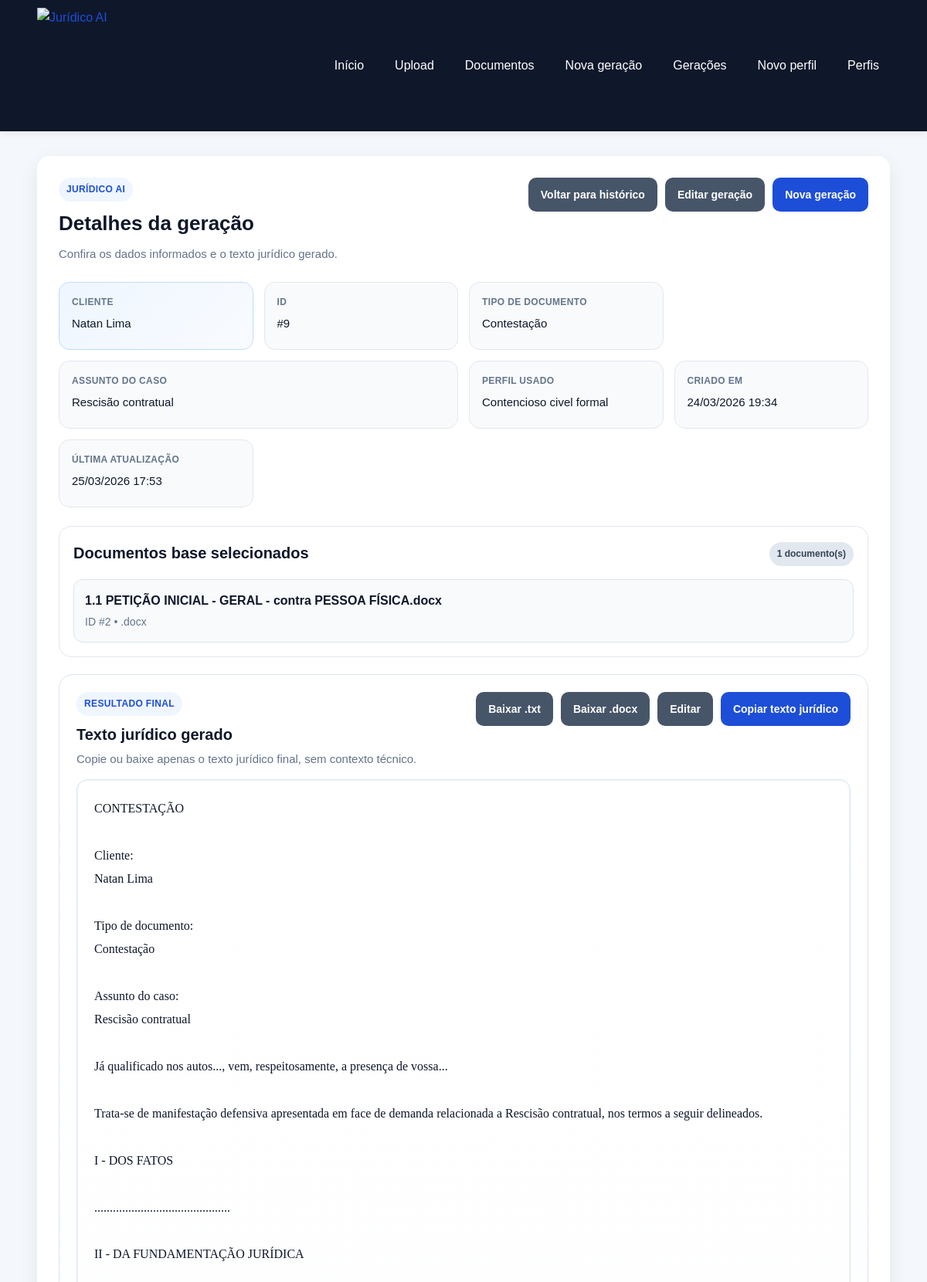
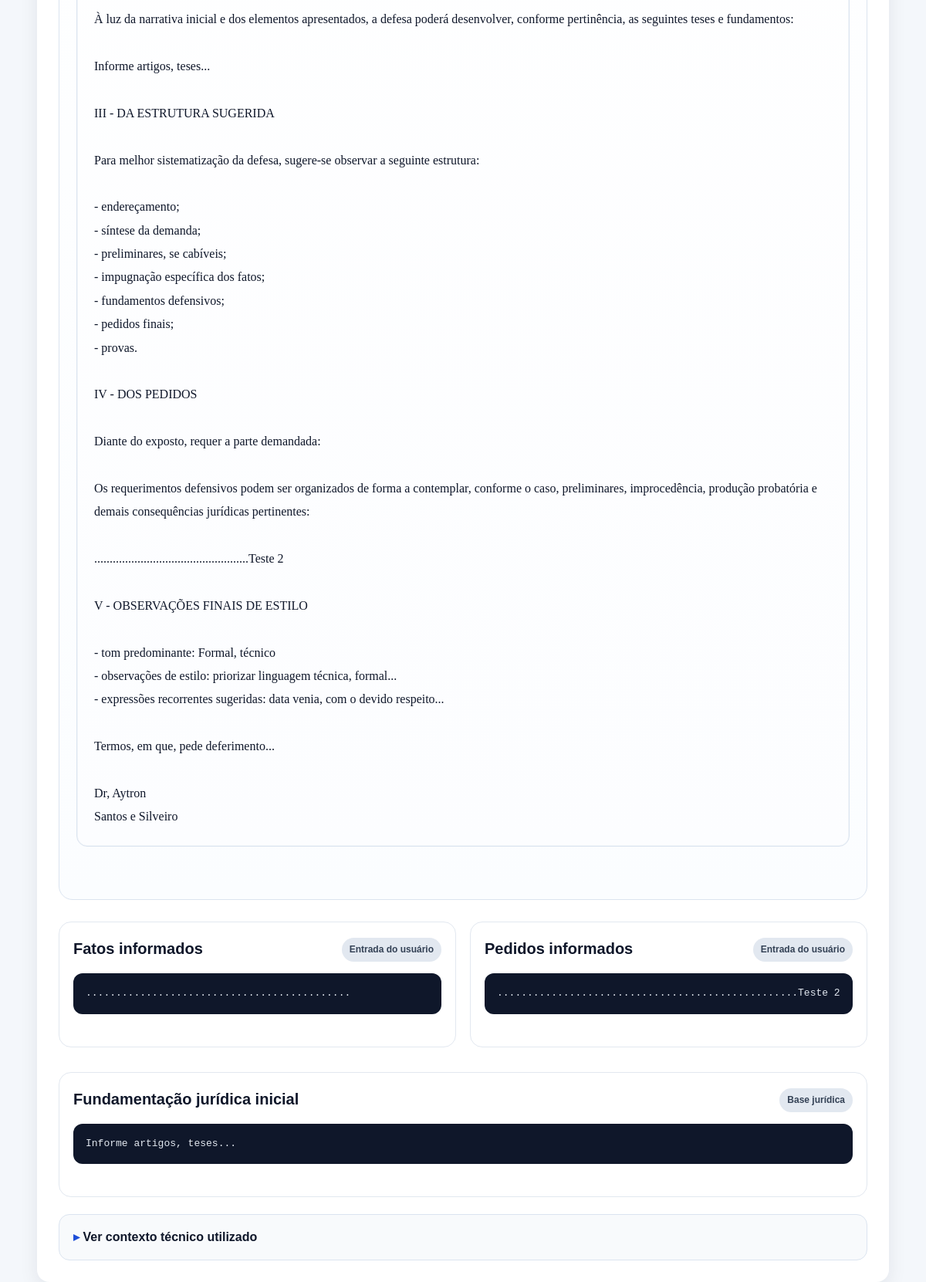
The page /generations/9 on the database its author committed (2 pictures, top to bottom).
### app/models/generation.py (models this page shows)
class Generation(Base):
    __tablename__ = "generations"
    id = Column(Integer, primary_key=True, index=True)
    client_name = Column(String(255), nullable=False)
    document_type = Column(String(255), nullable=False)
    case_subject = Column(String(255), nullable=False)
    facts = Column(Text, nullable=False)
    requests = Column(Text, nullable=False)
    legal_basis = Column(Text, nullable=True)
    context_used = Column(Text, nullable=False)
    generated_text = Column(Text, nullable=False)
    source_document_ids = Column(Text, nullable=True)
    writing_profile_id = Column(
        Integer,
        ForeignKey("writing_profiles.id"),
        nullable=True,
    )
    created_at = Column(
        DateTime,
        default=agora_brasil,
        nullable=False,
    )
    updated_at = Column(
        DateTime,
        default=agora_brasil,
        nullable=False,
    )
    writing_profile = relationship("WritingProfile")

### app/models/writing_profile.py (models this page shows)
class WritingProfile(Base):
    __tablename__ = "writing_profiles"
    id = Column(Integer, primary_key=True, index=True)
    profile_name = Column(String(150), nullable=False)
    lawyer_name = Column(String(150), nullable=True)
    office_name = Column(String(200), nullable=True)
    tone = Column(String(100), nullable=False, default="Formal")
    qualification_style = Column(
        Text,
        nullable=True,
        default="já qualificado(a) nos autos ou a ser devidamente qualificado(a)",
    )
    opening_phrase = Column(
        Text,
        nullable=True,
        default="vem, com o devido respeito, à presença de Vossa Excelência, apresentar a presente:",
    )
    closing_phrase = Column(
        Text,
        nullable=True,
        default="Termos em que,\nPede deferimento.",
    )
    request_intro = Column(
        Text,
        nullable=True,
        default="Diante do exposto, requer:",
    )
    legal_style_notes = Column(
        Text,
        nullable=True,
        default="Utilizar linguagem jurídica formal, objetiva e técnica.",
    )
    recurring_expressions = Column(
        Text,
        nullable=True,
        default="data venia; conforme entendimento jurisprudencial; nos termos da legislação aplicável",
    )
    is_active = Column(Boolean, default=False, nullable=False)
    created_at = Column(DateTime(timezone=True), server_default=func.now())

### app/models/document.py (models this page shows)
class Document(Base):
    __tablename__ = "documents"
    id = Column(Integer, primary_key=True, index=True)
    original_filename = Column(String(255), nullable=False)
    saved_filename = Column(String(255), nullable=False)
    file_path = Column(String(500), nullable=False)
    file_type = Column(String(20), nullable=False)
    extracted_text = Column(Text, nullable=False)
    created_at = Column(DateTime(timezone=True), server_default=func.now(), nullable=False)

### app/routers/generations.py (the view)
@router.get("/{generation_id}")
def generation_detail(
    generation_id: int,
    request: Request,
    db: Session = Depends(get_db),
):
    geracao = buscar_geracao_por_id(db, generation_id)
    if not geracao:
        raise HTTPException(status_code=404, detail="Geração não encontrada.")
    document_ids = desserializar_ids_documentos(geracao.source_document_ids)
    documentos_base = listar_documentos_por_ids(db, document_ids) if document_ids else []
    return templates.TemplateResponse(
        "generation_detail.html",
        {
            "request": request,
            "title": "Detalhes da geração",
            "geracao": geracao,
            "documentos_base": documentos_base,
            "sucesso": request.query_params.get("sucesso"),
            "erro": request.query_params.get("erro"),
        },
    )

### app/templates/generation_detail.html (shortened to what this page needs)
{% extends "base.html" %}
{% block content %}
<section class="card card-detalhes-geracao">
    <div class="cabecalho-pagina cabecalho-geracao">
        <div>
            <p class="etiqueta-secao">Jurídico AI</p>
            <h2>Detalhes da geração</h2>
            <p class="texto-suave">
                Confira os dados informados e o texto jurídico gerado.
            </p>
        </div>
        <div class="acoes-topo">
            <a class="botao botao-secundario" href="/generations">Voltar para histórico</a>
            <a class="botao botao-secundario" href="/generations/{{ geracao.id }}/edit">Editar geração</a>
            <a class="botao" href="/generations/create">Nova geração</a>
        </div>
    </div>
    <div class="painel-resumo-geracao">
        <div class="info-box destaque-principal">
            <span class="info-label">Cliente</span>
            <span class="info-value">{{ geracao.client_name }}</span>
        </div>
        <div class="info-box">
            <span class="info-label">ID</span>
            <span class="info-value">#{{ geracao.id }}</span>
        </div>
        <div class="info-box">
            <span class="info-label">Tipo de documento</span>
            <span class="info-value">{{ geracao.document_type }}</span>
        </div>
        <div class="info-box info-box-largo">
            <span class="info-label">Assunto do caso</span>
            <span class="info-value">{{ geracao.case_subject }}</span>
        </div>
        <div class="info-box">
            <span class="info-label">Perfil usado</span>
            <span class="info-value">
                {{ geracao.writing_profile.profile_name if geracao.writing_profile else "Sem perfil" }}
            </span>
        </div>
        <div class="info-box">
            <span class="info-label">Criado em</span>
            <span class="info-value">
                {{ geracao.created_at.strftime("%d/%m/%Y %H:%M") if geracao.created_at else "-" }}
            </span>
        </div>
        <div class="info-box">
            <span class="info-label">Última atualização</span>
            <span class="info-value">
                {{ geracao.updated_at.strftime("%d/%m/%Y %H:%M") if geracao.updated_at else "-" }}
            </span>
        </div>
    </div>
    {% if documentos_base %}
        <section class="bloco-informativo">
            <div class="bloco-informativo-topo">
                <h3>Documentos base selecionados</h3>
                <span class="badge badge-neutro">{{ documentos_base|length }} documento(s)</span>
            </div>
            <div class="lista-documentos-utilizados">
                {% for documento in documentos_base %}
                    <div class="documento-utilizado-item">
                        <strong>{{ documento.original_filename }}</strong>
                        <span>ID #{{ documento.id }} • {{ documento.file_type }}</span>
                    </div>
                {% endfor %}
            </div>
        </section>
    {% endif %}
    <section class="bloco-resultado-principal bloco-destaque-texto">
        <div class="cabecalho-resultado">
            <div>
                <p class="etiqueta-secao">Resultado final</p>
                <h3>Texto jurídico gerado</h3>
                <p class="texto-suave">
                    Copie ou baixe apenas o texto jurídico final, sem contexto técnico.
                </p>
            </div>
            <div class="acoes-resultado">
                <a
                    class="botao botao-secundario"
                    href="/generations/{{ geracao.id }}/download-txt"
                >
                    Baixar .txt
                </a>
                <a
                    class="botao botao-secundario"
                    href="/generations/{{ geracao.id }}/download-docx"
                >
                    Baixar .docx
                </a>
                <a
                    class="botao botao-secundario"
                    href="/generations/{{ geracao.id }}/edit"
                >
                    Editar
                </a>
                <button
                    type="button"
                    class="botao"
                    id="botao-copiar-texto"
                    onclick="copiarTextoJuridico()"
                >
                    Copiar texto jurídico
                </button>
            </div>
        </div>
        <div class="resultado-texto resultado-texto-claro resultado-texto-juridico">
            <pre id="texto-juridico">{{ geracao.generated_text }}</pre>
        </div>
    </section>
    <div class="grid-conteudo-auxiliar">
        <section class="bloco-informativo">
            <div class="bloco-informativo-topo">
                <h3>Fatos informados</h3>
                <span class="badge badge-neutro">Entrada do usuário</span>
            </div>
            <div class="resultado-texto">
                <pre>{{ geracao.facts }}</pre>
            </div>
        </section>
        <section class="bloco-informativo">
            <div class="bloco-informativo-topo">
                <h3>Pedidos informados</h3>
                <span class="badge badge-neutro">Entrada do usuário</span>
            </div>
            <div class="resultado-texto">
                <pre>{{ geracao.requests }}</pre>
            </div>
        </section>
    </div>
    <section class="bloco-informativo">
        <div class="bloco-informativo-topo">
            <h3>Fundamentação jurídica inicial</h3>
            <span class="badge badge-neutro">Base jurídica</span>
        </div>
        <div class="resultado-texto">
            <pre>{{ geracao.legal_basis or "Não informada." }}</pre>
        </div>
    </section>
    <details class="detalhes-contexto">
        <summary>Ver contexto técnico utilizado</summary>
    </details>
</section>
{% endblock %}

### rows shown on the page
Generation: client_name "Natan Lima", id "9", document_type "Contestação", case_subject "Rescisão contratual", created_at "24/03/2026 19:34", updated_at "25/03/2026 17:53", generated_text "CONTESTAÇÃO Cliente: Natan Lima Tipo de documento: Contestação Assunto do caso: Rescisão contratual Já qualificado nos autos..., vem, respeitosamente, a presença de vossa... Trata-se de manifestação defensiva apresentada em face de demanda relacionada a Rescisão contratual, nos termos a seguir delineados. I - DOS FATOS ............................................ II - DA FUNDAMENTAÇÃO JURÍDICA À luz da narrativa inicial e dos elementos apresentados, a defesa poderá desenvolver, conforme pertinência, as seguintes teses e fundamentos: Informe artigos, teses... III - DA ESTRUTURA SUGERIDA Para melhor sistematização da defesa, sugere-se observar a seguinte estrutura: - endereçamento; - síntese…", facts "............................................", requests "..................................................Teste 2", legal_basis "Informe artigos, teses..."
WritingProfile: writing_profile "Contencioso civel formal"
Document: original_filename "1.1 PETIÇÃO INICIAL - GERAL - contra PESSOA FÍSICA.docx", id "2", file_type ".docx"

### other values the page prints
{{ documentos_base|length }} "1"
